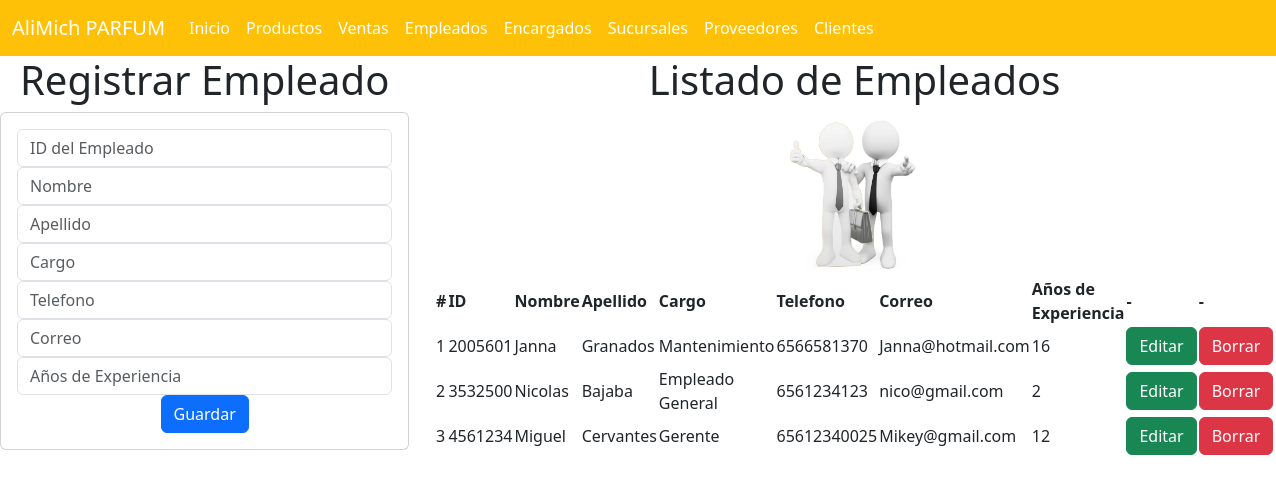
The app's page /empleado_app/empleados, older data.
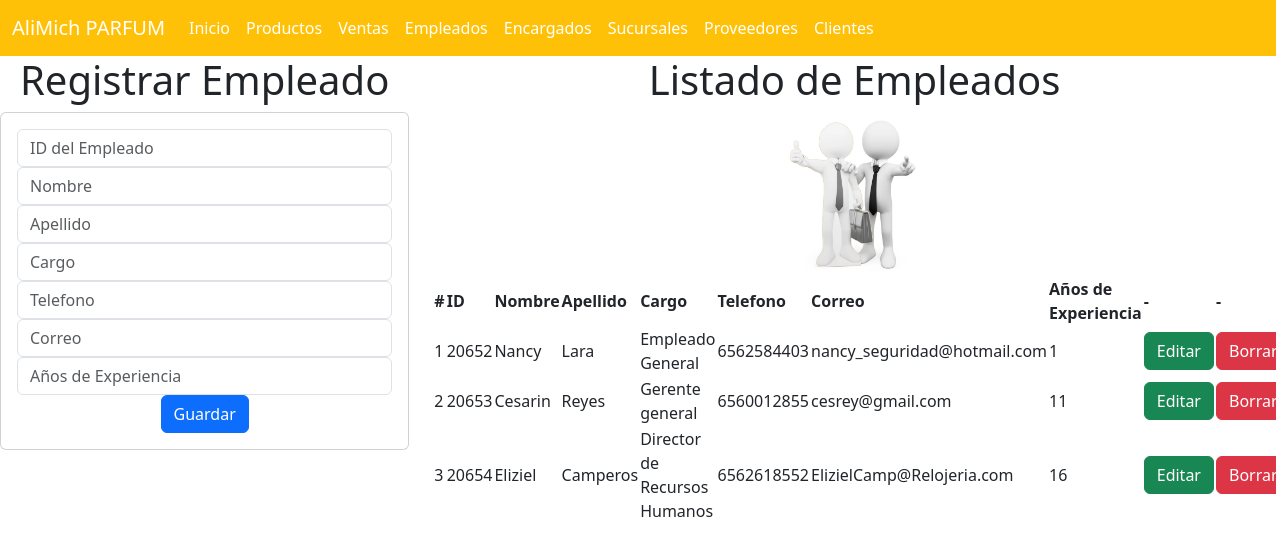
The same page, newer data.
### empleado_app/models.py (models this page shows, shortened)
class Empleado(models.Model):
    id = models.IntegerField(primary_key=True)
    nombre = models.CharField(max_length=255)
    apellido = models.CharField(max_length=255)
    cargo = models.CharField(max_length=255)
    telefono = models.IntegerField()
    correo = models.CharField(max_length=255)
    anios_experiencia = models.IntegerField()

### empleado_app/views.py (the view)
# urls.py: path("empleados",views.empleados,name="empleados"),
def empleados(request):
    losempleados = Empleado.objects.all()
    return render(request, 'gestionarEmpleados.html', {"misempleados": losempleados})

### empleado_app/templates/gestionarEmpleados.html (shortened to what this page needs)
{% extends "base.html" %}
{% load static %}
{% block cuerpo %}
<div class="row">
  <div class="col-sm-12 col-md-4 col-lg-4 col-xl-4">
    <h1>Registrar Empleado</h1>
    <div class="card">
      <div class="card-body">
        <form action="{% url 'registrarEmpleado' %}" method="POST">
          <div class="form-group">
            <input type="text" id="txtid" name="txtid" class="form-control" placeholder="ID del Empleado" required>
          </div>
          <div class="form-group ">
            <input type="text" id="txtnombre" name="txtnombre" class="form-control" placeholder="Nombre" maxlength="255" required>
          </div>
          <div class="form-group ">
            <input type="text" id="txtapellido" name="txtapellido" class="form-control" placeholder="Apellido" maxlength="255" required>
          </div>
          <div class="form-group ">
            <input type="text" id="txtcargo" name="txtcargo" class="form-control" placeholder="Cargo" maxlength="255" required>
          </div>
          <div class="form-group ">
            <input type="number" id="numtelefono" name="numtelefono" class="form-control" placeholder="Telefono" required>
          </div>
          <div class="form-group ">
            <input type="text" id="txtcorreo" name="txtcorreo" class="form-control" placeholder="Correo" maxlength="255" required>
          </div>
          <div class="form-group ">
            <input type="number" id="numanios_experiencia" name="numanios_experiencia" class="form-control" placeholder="Años de Experiencia" required>
          </div>
          <div class="form-group ">
            <button type="submit" class="btn btn-primary">Guardar</button>
          </div>
        </form>
      </div>
    </div>
  </div>
  <div class="col-sm-12 col-md-8 col-lg-8 col-xl-8">
    <h1>Listado de Empleados</h1>
    <img src="{% static 'img/empleados.jpg' %}" style="width: 150px;" alt="Ejemplo de imagen">
    <table class="col-sm-12 col-md-8 col-lg-8 col-xl-8">
        <thead>
          <tr>
            <th scope="col">#</th>
            <th scope="col">ID</th>
            <th scope="col">Nombre</th>
            <th scope="col">Apellido</th>
            <th scope="col">Cargo</th>
            <th scope="col">Telefono</th>
            <th scope="col">Correo</th>
            <th scope="col">Años de Experiencia</th>
            <th scope="col">-</th>
            <th scope="col">-</th>
          </tr>
        </thead>
        <tbody>
          {% for empleado in misempleados %}
          <tr>
            <td>{{ forloop.counter }}</td>
            <td>{{ empleado.id }}</td>
            <td>{{ empleado.nombre }}</td>
            <td>{{ empleado.apellido }}</td>
            <td>{{ empleado.cargo }}</td>
            <td>{{ empleado.telefono }}</td>
            <td>{{ empleado.correo }}</td>
            <td>{{ empleado.anios_experiencia }}</td>
            <td><a href="seleccionarEmpleado/{{ empleado.id }}" class="btn btn-success">Editar</a></td>
            <td><a href="borrarEmpleado/{{ empleado.id }}" class="btn btn-danger">Borrar</a></td>
          </tr>
          {% endfor %}
        </tbody>
      </table>
    </div>
</div>
{% endblock %}

Row changes from the older to the newer data that the page shows:
removed Empleado: id "2005601", nombre "Janna", apellido "Granados", cargo "Mantenimiento", telefono "6566581370", correo "Janna@hotmail.com", anios_experiencia "16"
removed Empleado: id "3532500", nombre "Nicolas", apellido "Bajaba", cargo "Empleado General", telefono "6561234123", correo "nico@gmail.com", anios_experiencia "2"
removed Empleado: id "4561234", nombre "Miguel", apellido "Cervantes", cargo "Gerente", telefono "65612340025", correo "Mikey@gmail.com", anios_experiencia "12"
added Empleado: id "20652", nombre "Nancy", apellido "Lara", cargo "Empleado General", telefono "6562584403", correo "nancy_seguridad@hotmail.com", anios_experiencia "1"
added Empleado: id "20653", nombre "Cesarin", apellido "Reyes", cargo "Gerente general", telefono "6560012855", correo "cesrey@gmail.com", anios_experiencia "11"
added Empleado: id "20654", nombre "Eliziel", apellido "Camperos", cargo "Director de Recursos Humanos", telefono "6562618552", correo "ElizielCamp@Relojeria.com", anios_experiencia "16"
